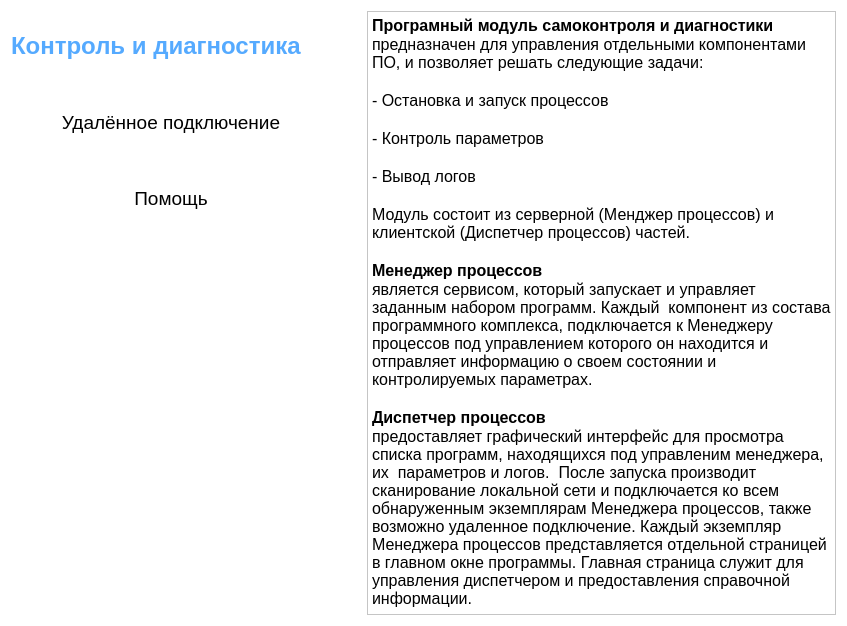
<?xml version="1.0" encoding="UTF-8"?>
<ui version="4.0">
 <class>HomePageForm</class>
 <widget class="QWidget" name="HomePageForm">
  <property name="geometry">
   <rect>
    <x>0</x>
    <y>0</y>
    <width>847</width>
    <height>626</height>
   </rect>
  </property>
  <property name="palette">
   <palette>
    <active>
     <colorrole role="Base">
      <brush brushstyle="SolidPattern">
       <color alpha="255">
        <red>255</red>
        <green>255</green>
        <blue>255</blue>
       </color>
      </brush>
     </colorrole>
     <colorrole role="Window">
      <brush brushstyle="SolidPattern">
       <color alpha="255">
        <red>255</red>
        <green>255</green>
        <blue>255</blue>
       </color>
      </brush>
     </colorrole>
    </active>
    <inactive>
     <colorrole role="Base">
      <brush brushstyle="SolidPattern">
       <color alpha="255">
        <red>255</red>
        <green>255</green>
        <blue>255</blue>
       </color>
      </brush>
     </colorrole>
     <colorrole role="Window">
      <brush brushstyle="SolidPattern">
       <color alpha="255">
        <red>255</red>
        <green>255</green>
        <blue>255</blue>
       </color>
      </brush>
     </colorrole>
    </inactive>
    <disabled>
     <colorrole role="Base">
      <brush brushstyle="SolidPattern">
       <color alpha="255">
        <red>255</red>
        <green>255</green>
        <blue>255</blue>
       </color>
      </brush>
     </colorrole>
     <colorrole role="Window">
      <brush brushstyle="SolidPattern">
       <color alpha="255">
        <red>255</red>
        <green>255</green>
        <blue>255</blue>
       </color>
      </brush>
     </colorrole>
    </disabled>
   </palette>
  </property>
  <property name="windowTitle">
   <string>Домашняя страница</string>
  </property>
  <layout class="QGridLayout" name="gridLayout_2">
   <item row="0" column="0">
    <layout class="QVBoxLayout" name="verticalLayout">
     <item>
      <widget class="QLabel" name="label">
       <property name="minimumSize">
        <size>
         <width>350</width>
         <height>70</height>
        </size>
       </property>
       <property name="palette">
        <palette>
         <active>
          <colorrole role="WindowText">
           <brush brushstyle="SolidPattern">
            <color alpha="255">
             <red>85</red>
             <green>170</green>
             <blue>255</blue>
            </color>
           </brush>
          </colorrole>
         </active>
         <inactive>
          <colorrole role="WindowText">
           <brush brushstyle="SolidPattern">
            <color alpha="255">
             <red>85</red>
             <green>170</green>
             <blue>255</blue>
            </color>
           </brush>
          </colorrole>
         </inactive>
         <disabled>
          <colorrole role="WindowText">
           <brush brushstyle="SolidPattern">
            <color alpha="255">
             <red>143</red>
             <green>146</green>
             <blue>147</blue>
            </color>
           </brush>
          </colorrole>
         </disabled>
        </palette>
       </property>
       <property name="font">
        <font>
         <pointsize>18</pointsize>
         <weight>75</weight>
         <italic>false</italic>
         <bold>true</bold>
        </font>
       </property>
       <property name="text">
        <string>Контроль и диагностика</string>
       </property>
      </widget>
     </item>
     <item>
      <widget class="QPushButton" name="connectBtn">
       <property name="sizePolicy">
        <sizepolicy hsizetype="Preferred" vsizetype="Maximum">
         <horstretch>0</horstretch>
         <verstretch>0</verstretch>
        </sizepolicy>
       </property>
       <property name="minimumSize">
        <size>
         <width>320</width>
         <height>70</height>
        </size>
       </property>
       <property name="maximumSize">
        <size>
         <width>320</width>
         <height>70</height>
        </size>
       </property>
       <property name="font">
        <font>
         <pointsize>14</pointsize>
         <weight>50</weight>
         <bold>false</bold>
        </font>
       </property>
       <property name="text">
        <string>Удалённое подключение</string>
       </property>
       <property name="icon">
        <iconset resource="icons.qrc">
         <normaloff>:/meteo/appclient/icons/server.png</normaloff>:/meteo/appclient/icons/server.png</iconset>
       </property>
       <property name="iconSize">
        <size>
         <width>45</width>
         <height>45</height>
        </size>
       </property>
       <property name="flat">
        <bool>true</bool>
       </property>
      </widget>
     </item>
     <item>
      <widget class="QPushButton" name="helpBtn">
       <property name="sizePolicy">
        <sizepolicy hsizetype="Preferred" vsizetype="Maximum">
         <horstretch>0</horstretch>
         <verstretch>0</verstretch>
        </sizepolicy>
       </property>
       <property name="minimumSize">
        <size>
         <width>320</width>
         <height>70</height>
        </size>
       </property>
       <property name="maximumSize">
        <size>
         <width>320</width>
         <height>70</height>
        </size>
       </property>
       <property name="font">
        <font>
         <pointsize>14</pointsize>
         <weight>50</weight>
         <bold>false</bold>
        </font>
       </property>
       <property name="text">
        <string>Помощь</string>
       </property>
       <property name="icon">
        <iconset resource="icons.qrc">
         <normaloff>:/meteo/appclient/icons/help.png</normaloff>:/meteo/appclient/icons/help.png</iconset>
       </property>
       <property name="iconSize">
        <size>
         <width>45</width>
         <height>45</height>
        </size>
       </property>
       <property name="flat">
        <bool>true</bool>
       </property>
      </widget>
     </item>
     <item>
      <spacer name="verticalSpacer">
       <property name="orientation">
        <enum>Qt::Vertical</enum>
       </property>
       <property name="sizeHint" stdset="0">
        <size>
         <width>20</width>
         <height>40</height>
        </size>
       </property>
      </spacer>
     </item>
    </layout>
   </item>
   <item row="0" column="1">
    <widget class="QWidget" name="widget" native="true">
     <layout class="QGridLayout" name="gridLayout">
      <property name="leftMargin">
       <number>0</number>
      </property>
      <property name="topMargin">
       <number>0</number>
      </property>
      <property name="rightMargin">
       <number>0</number>
      </property>
      <property name="bottomMargin">
       <number>0</number>
      </property>
      <item row="0" column="0">
       <widget class="QTextEdit" name="help">
        <property name="html">
         <string>&lt;!DOCTYPE HTML PUBLIC &quot;-//W3C//DTD HTML 4.0//EN&quot; &quot;http://www.w3.org/TR/REC-html40/strict.dtd&quot;&gt;
&lt;html&gt;&lt;head&gt;&lt;meta name=&quot;qrichtext&quot; content=&quot;1&quot; /&gt;&lt;style type=&quot;text/css&quot;&gt;
p, li { white-space: pre-wrap; }
&lt;/style&gt;&lt;/head&gt;&lt;body style=&quot; font-family:'Noto Sans'; font-size:10pt; font-weight:400; font-style:normal;&quot;&gt;
&lt;p style=&quot; margin-top:0px; margin-bottom:0px; margin-left:0px; margin-right:0px; -qt-block-indent:0; text-indent:0px;&quot;&gt;&lt;span style=&quot; font-family:'Cantarell'; font-size:12pt; font-weight:600;&quot;&gt;Програмный модуль самоконтроля и диагностики&lt;/span&gt;&lt;/p&gt;
&lt;p style=&quot; margin-top:0px; margin-bottom:0px; margin-left:0px; margin-right:0px; -qt-block-indent:0; text-indent:0px;&quot;&gt;&lt;span style=&quot; font-family:'Cantarell'; font-size:12pt;&quot;&gt;предназначен для управления отдельными компонентами ПО, и позволяет решать следующие задачи:&lt;/span&gt;&lt;/p&gt;
&lt;p style=&quot;-qt-paragraph-type:empty; margin-top:0px; margin-bottom:0px; margin-left:0px; margin-right:0px; -qt-block-indent:0; text-indent:0px; font-family:'Cantarell'; font-size:12pt;&quot;&gt;&lt;br /&gt;&lt;/p&gt;
&lt;p style=&quot; margin-top:0px; margin-bottom:0px; margin-left:0px; margin-right:0px; -qt-block-indent:0; text-indent:0px;&quot;&gt;&lt;span style=&quot; font-family:'Cantarell'; font-size:12pt;&quot;&gt;- Остановка и запуск процессов&lt;/span&gt;&lt;/p&gt;
&lt;p style=&quot;-qt-paragraph-type:empty; margin-top:0px; margin-bottom:0px; margin-left:0px; margin-right:0px; -qt-block-indent:0; text-indent:0px; font-family:'Cantarell'; font-size:12pt;&quot;&gt;&lt;br /&gt;&lt;/p&gt;
&lt;p style=&quot; margin-top:0px; margin-bottom:0px; margin-left:0px; margin-right:0px; -qt-block-indent:0; text-indent:0px;&quot;&gt;&lt;span style=&quot; font-family:'Cantarell'; font-size:12pt;&quot;&gt;- Контроль параметров&lt;/span&gt;&lt;/p&gt;
&lt;p style=&quot;-qt-paragraph-type:empty; margin-top:0px; margin-bottom:0px; margin-left:0px; margin-right:0px; -qt-block-indent:0; text-indent:0px; font-family:'Cantarell'; font-size:12pt;&quot;&gt;&lt;br /&gt;&lt;/p&gt;
&lt;p style=&quot; margin-top:0px; margin-bottom:0px; margin-left:0px; margin-right:0px; -qt-block-indent:0; text-indent:0px;&quot;&gt;&lt;span style=&quot; font-family:'Cantarell'; font-size:12pt;&quot;&gt;- Вывод логов &lt;/span&gt;&lt;/p&gt;
&lt;p style=&quot;-qt-paragraph-type:empty; margin-top:0px; margin-bottom:0px; margin-left:0px; margin-right:0px; -qt-block-indent:0; text-indent:0px; font-family:'Cantarell'; font-size:12pt;&quot;&gt;&lt;br /&gt;&lt;/p&gt;
&lt;p style=&quot; margin-top:0px; margin-bottom:0px; margin-left:0px; margin-right:0px; -qt-block-indent:0; text-indent:0px;&quot;&gt;&lt;span style=&quot; font-family:'Cantarell'; font-size:12pt;&quot;&gt;Модуль состоит из серверной (Менджер процессов) и клиентской (Диспетчер процессов) частей.&lt;/span&gt;&lt;/p&gt;
&lt;p style=&quot;-qt-paragraph-type:empty; margin-top:0px; margin-bottom:0px; margin-left:0px; margin-right:0px; -qt-block-indent:0; text-indent:0px; font-family:'Cantarell'; font-size:12pt;&quot;&gt;&lt;br /&gt;&lt;/p&gt;
&lt;p style=&quot; margin-top:0px; margin-bottom:0px; margin-left:0px; margin-right:0px; -qt-block-indent:0; text-indent:0px;&quot;&gt;&lt;span style=&quot; font-family:'Cantarell'; font-size:12pt; font-weight:600;&quot;&gt;Менеджер процессов &lt;/span&gt;&lt;/p&gt;
&lt;p style=&quot; margin-top:0px; margin-bottom:0px; margin-left:0px; margin-right:0px; -qt-block-indent:0; text-indent:0px;&quot;&gt;&lt;span style=&quot; font-family:'Cantarell'; font-size:12pt;&quot;&gt;является сервисом, который запускает и управляет заданным набором программ. Каждый  компонент из состава программного комплекса, подключается к Менеджеру процессов под управлением которого он находится и отправляет информацию о своем состоянии и контролируемых параметрах. &lt;/span&gt;&lt;/p&gt;
&lt;p style=&quot;-qt-paragraph-type:empty; margin-top:0px; margin-bottom:0px; margin-left:0px; margin-right:0px; -qt-block-indent:0; text-indent:0px; font-family:'Cantarell'; font-size:12pt;&quot;&gt;&lt;br /&gt;&lt;/p&gt;
&lt;p style=&quot; margin-top:0px; margin-bottom:0px; margin-left:0px; margin-right:0px; -qt-block-indent:0; text-indent:0px;&quot;&gt;&lt;span style=&quot; font-family:'Cantarell'; font-size:12pt; font-weight:600;&quot;&gt;Диспетчер процессов&lt;/span&gt;&lt;span style=&quot; font-family:'Cantarell'; font-size:12pt;&quot;&gt; &lt;/span&gt;&lt;/p&gt;
&lt;p style=&quot; margin-top:0px; margin-bottom:0px; margin-left:0px; margin-right:0px; -qt-block-indent:0; text-indent:0px;&quot;&gt;&lt;span style=&quot; font-family:'Cantarell'; font-size:12pt;&quot;&gt;предоставляет графический интерфейс для просмотра списка программ, находящихся под управленим менеджера, их  параметров и логов.  После запуска производит сканирование локальной сети и подключается ко всем обнаруженным экземплярам Менеджера процессов, также возможно удаленное подключение. Каждый экземпляр Менеджера процессов представляется отдельной страницей в главном окне программы. Главная страница служит для управления диспетчером и предоставления справочной информации.&lt;/span&gt;&lt;/p&gt;&lt;/body&gt;&lt;/html&gt;</string>
        </property>
       </widget>
      </item>
     </layout>
    </widget>
   </item>
  </layout>
 </widget>
 <resources>
  <include location="icons.qrc"/>
 </resources>
 <connections/>
</ui>
